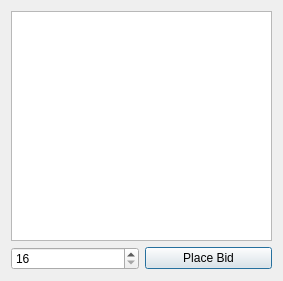
<?xml version="1.0" encoding="UTF-8"?>
<ui version="4.0">
 <class>Dialog</class>
 <widget class="QDialog" name="Dialog">
  <property name="windowModality">
   <enum>Qt::WindowModal</enum>
  </property>
  <property name="geometry">
   <rect>
    <x>0</x>
    <y>0</y>
    <width>283</width>
    <height>281</height>
   </rect>
  </property>
  <property name="windowTitle">
   <string>Dialog</string>
  </property>
  <layout class="QVBoxLayout" name="verticalLayout">
   <item>
    <widget class="QTextBrowser" name="BidLog"/>
   </item>
   <item>
    <layout class="QHBoxLayout" name="horizontalLayout">
     <item>
      <widget class="QSpinBox" name="Bid">
       <property name="minimum">
        <number>16</number>
       </property>
       <property name="maximum">
        <number>33</number>
       </property>
      </widget>
     </item>
     <item>
      <widget class="QPushButton" name="pushButton">
       <property name="text">
        <string>Place Bid</string>
       </property>
      </widget>
     </item>
    </layout>
   </item>
  </layout>
 </widget>
 <resources/>
 <connections/>
</ui>
